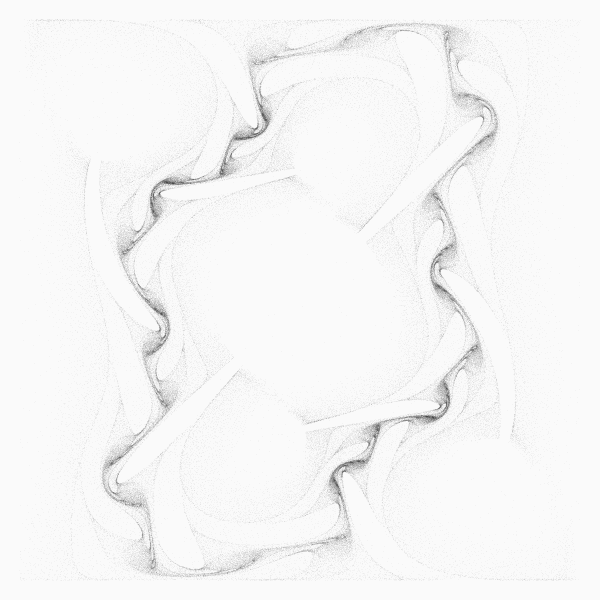
Frame 1 (no input)
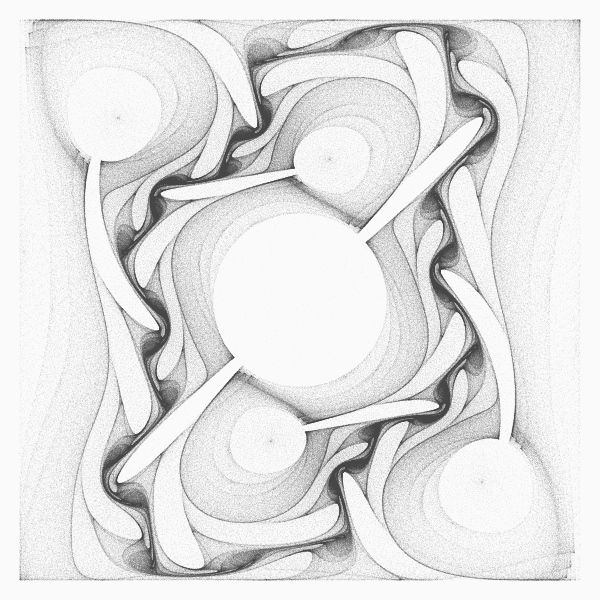
Frame 60 (the mouse pressed at the canvas centre just before this capture)
Frame 120 (the mouse held since frame 60 and released just before this capture): identical to frame 60, image omitted

The Processing sketch that drew these frames (run headless with seeded random() and noise(); from frame 60 on, the mouse is pressed at the canvas centre):

// Processing sketch: c
// ── c.pde
void setup() {
  size(600, 600);
  background(250);
  smooth(8);
  noFill();
  stroke(60, 15);
  strokeWeight(0.9);
 
  x1=y1=-3;
  x2=y2=3;
  y=y1;
  step=sqrt(n)*(x2-x1)/(2.321*width);
}
 
float x1, y1, x2, y2; // function domain
float step; // step within domain
float y;
 
boolean go = true;
void draw() {
  if (go) {
    for (int i=0; (i<20)&go; i++) { // draw 20 lines at once
      for (float x=x1; x<=x2; x+=step) {
        drawVariation(x, y);
      }
      y+=step;
      if (y>y2) {
        go = false;
        println("done");
      }
    }
  }
}
 
int n=64;
void drawVariation(float x, float y) {
  PVector v = new PVector(x, y);
 
  for (int i=0; i<n; i++) {
    v = julia(sech(v, 1), 1);
    v = sinusoidal(v, (x2-x1)/2);
    float xx = map(v.x+0.003*randomGaussian(), x1, x2, 20, width-20);
    float yy = map(v.y+0.003*randomGaussian(), y1, y2, 20, height-20);
    point(xx, yy);
  }
}

PVector addF(PVector v1, PVector v2) { return new PVector(v1.x+v2.x, v1.y+v2.y); }
PVector subF(PVector v1, PVector v2) { return new PVector(v1.x-v2.x, v1.y-v2.y); }
PVector mulF(PVector v1, PVector v2) { return new PVector(v1.x*v2.x, v1.y*v2.y); }
PVector divF(PVector v1, PVector v2) { return new PVector(v2.x==0?0:v1.x/v2.x, v2.y==0?0:v1.y/v2.y); }

PVector d_pdj(PVector v, float amount) {
  float h = 0.1; // step
  float sqrth = sqrt(h);
  PVector v1 = pdj(v, amount);
  PVector v2 = pdj(new PVector(v.x+h, v.y+h), amount);
  return new PVector( (v2.x-v1.x)/sqrth, (v2.y-v1.y)/sqrth );
}

PVector sinusoidal(PVector v, float amount) {
  return new PVector(amount * sin(v.x), amount * sin(v.y));
}

PVector hyperbolic(PVector v, float amount) {
  float r = v.mag() + 1.0e-10;
  float theta = atan2(v.x, v.y);
  float x = amount * sin(theta) / r;
  float y = amount * cos(theta) * r;
  return new PVector(x, y);
}

float pdj_a = 0.1;
float pdj_b = 1.9;
float pdj_c = -0.8;
float pdj_d = -1.2;
PVector pdj(PVector v, float amount) {
  return new PVector( amount * (sin(pdj_a * v.y) - cos(pdj_b * v.x)),
                      amount * (sin(pdj_c * v.x) - cos(pdj_d * v.y)));
}

PVector julia(PVector v, float amount) {
  float r = amount * sqrt(v.mag());
  float theta = 0.5 * atan2(v.x, v.y) + (int)(2.0 * random(0, 1)) * PI;
  float x = r * cos(theta);
  float y = r * sin(theta);
  return new PVector(x, y);
}

float cosh(float x) { return 0.5 * (exp(x) + exp(-x));}
float sinh(float x) { return 0.5 * (exp(x) - exp(-x));}
 
PVector sech(PVector p, float weight) {
  float d = cos(2.0*p.y) + cosh(2.0*p.x);
  if (d != 0)
    d = weight * 2.0 / d;
  return new PVector(d * cos(p.y) * cosh(p.x), -d * sin(p.y) * sinh(p.x));
}
